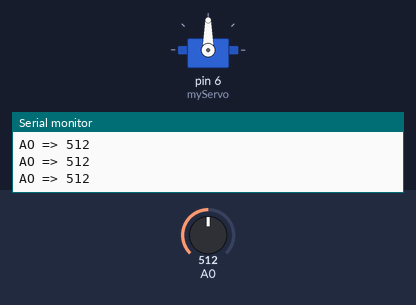
A sketch run on a simulated Arduino Uno, built with avr-gcc and run on an emulated ATmega328P. On the bench: servo, the last lines printed to the serial monitor. Inputs (shaded band) come from the test bench; at power-on: A0 = 512.

Above: at 1.2 s.
1.3 s: A0 set to 716
At 2.4 s:
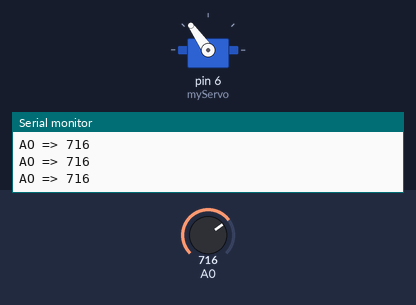
2.8 s: A0 set to 11
At 3.3 s:
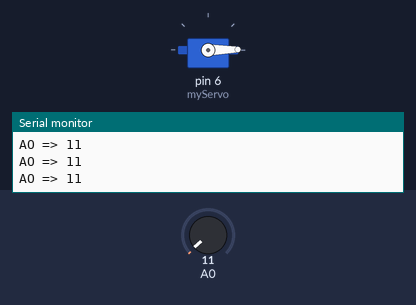
4.3 s: A0 set to 8
5.8 s: A0 set to 122
At 6.2 s:
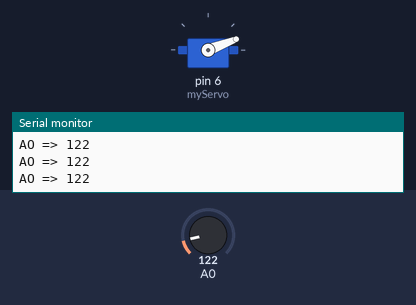
7.3 s: A0 set to 306
At 8.2 s:
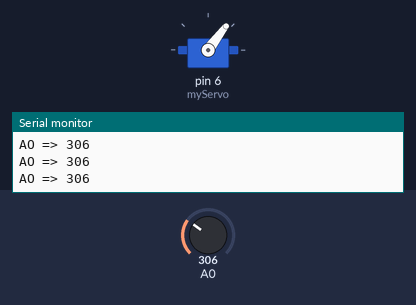
8.8 s: A0 set to 988
At 9.1 s:
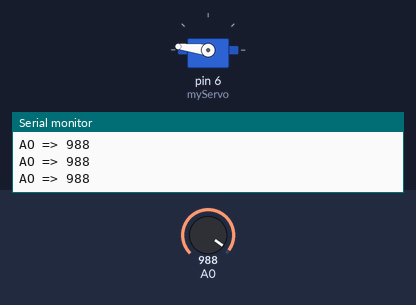
10.3 s: A0 set to 1016
At 10.7 s:
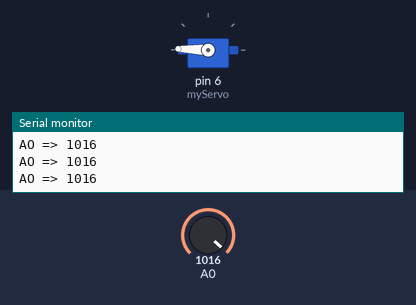
Timing chart, 0 to 12.8 s (numbered marks = the images above; inputs shaded):
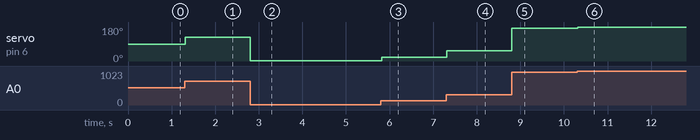

The sketch:

ServoPotExample.ino
```cpp
#include <Servo.h>

Servo myServo;

void setup() {
  // put your setup code here, to run once:
  myServo.attach(6);
  Serial.begin(9600);
}

void loop() {
  // put your main code here, to run repeatedly:
  int potValue = analogRead(A0);

  Serial.print("AO => ");
  Serial.println(potValue);

  int servoPos = map(potValue, 0, 1024, 0, 180);

  myServo.write(servoPos);
  delay(20);
}
```

Measured:
- after the input at 1.3 s, servo on pin 6 (myServo): 90° → 125° at once
- after the input at 2.8 s, servo on pin 6 (myServo): 125° → 1° at once
- after the input at 5.8 s, servo on pin 6 (myServo): 1° → 21° at once
- after the input at 7.3 s, servo on pin 6 (myServo): 21° → 53° at once
- after the input at 8.8 s, servo on pin 6 (myServo): 53° → 173° at once
- after the input at 10.3 s, servo on pin 6 (myServo): 173° → 178° at once
